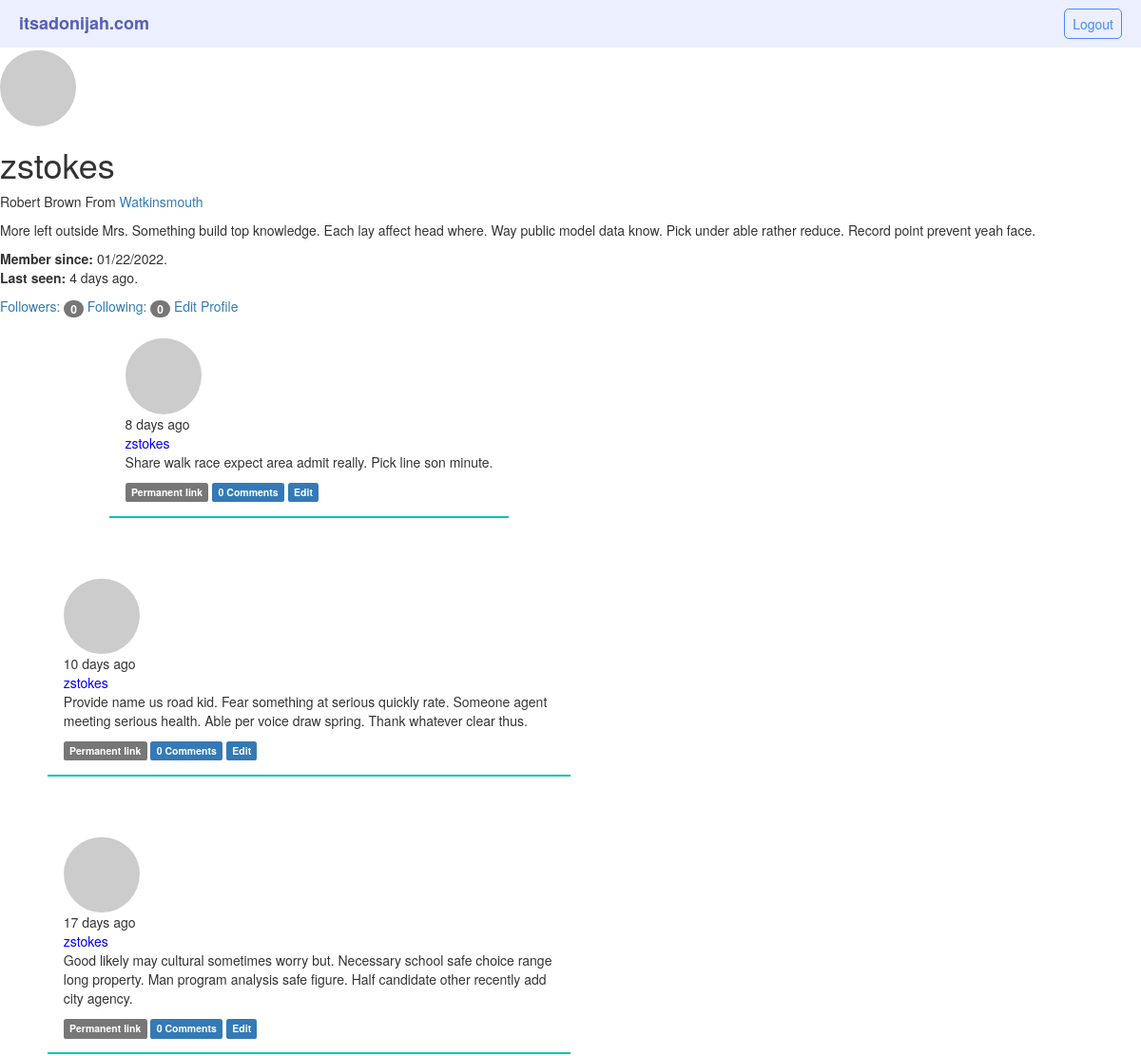
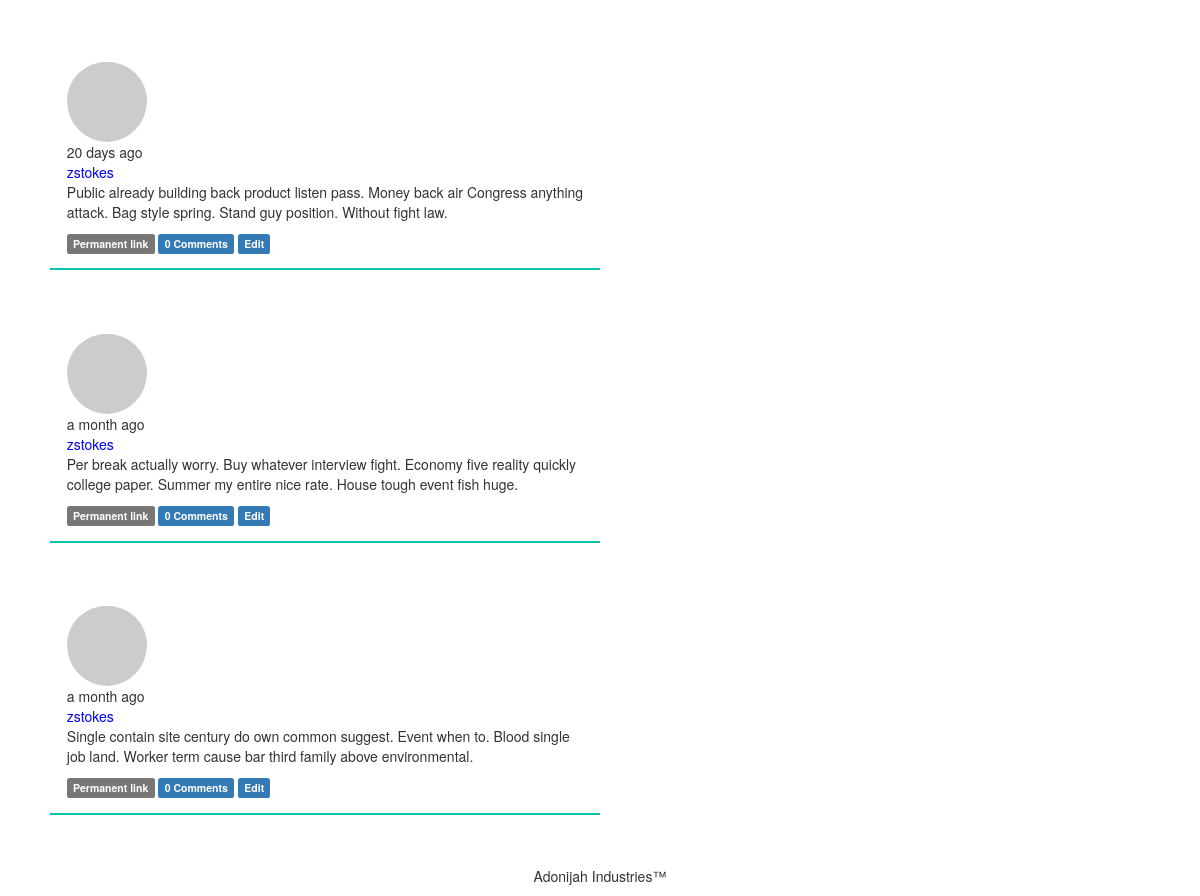
/user/zstokes (signed in), run on the app's committed database (2 pictures, top to bottom).
### app/models.py (models this page shows, shortened)
class User(UserMixin,db.Model):
    __tablename__='users'
    id=db.Column(db.Integer,primary_key=True,autoincrement=True)
    email=db.Column(db.String(64),unique=True,index=True)
    name=db.Column(db.String(64))
    username=db.Column(db.String(64),unique=True,index=True)
    password_hash=db.Column(db.String(128))
    confirmed=db.Column(db.Boolean,default=False)
    location=db.Column(db.String(64))
    about_me=db.Column(db.Text())
    member_since=db.Column(db.DateTime(),default=datetime.utcnow)
    last_seen=db.Column(db.DateTime(),default=datetime.utcnow)
    avatar_hash=db.Column(db.String(64))
    role_id=db.Column(db.Integer,db.ForeignKey('roles.id'))
    posts=db.relationship('Post',backref='author',lazy='dynamic')
    followed=db.relationship('Follow',foreign_keys=[Follow.follower_id],backref=db.backref('follower', lazy='joined'), lazy='dynamic', cascade='all, delete-orphan')
    followers = db.relationship('Follow', foreign_keys=[Follow.followed_id], backref=db.backref('followed', lazy='joined'), lazy='dynamic', cascade='all, delete-orphan')
    comments=db.relationship('Comment',backref='author',lazy='dynamic')
    @property
    def password(self):
        raise AttributeError('Password is not a readable attribute')
    def can(self,perm):
        return self.role is not None and self.role.has_permission(perm)
    def is_administrator(self):
        return self.can(Permission.ADMIN)
    def ping(self):
        self.last_seen=datetime.utcnow()
        db.session.add(self)
        db.session.commit()
    def gravatar(self,size=100,default='identicon',rating='g'):
        if request.is_secure:
            url = 'https://secure.gravatar.com/avatar'
        else:
            url = 'http://www.gravatar.com/avatar'
        hash = hashlib.md5(self.email.lower().encode('utf-8')).hexdigest()
        return '{url}/{hash}?s={size}&d={default}&r={rating}'.format(url=url, hash=hash, size=size, default=default, rating=rating)

class Post(db.Model):
    __tablename__='posts'
    id=db.Column(db.Integer,primary_key=True)
    body=db.Column(db.Text)
    timestamp=db.Column(db.DateTime,index=True,default=datetime.utcnow)
    body_html=db.Column(db.Text)
    author_id=db.Column(db.Integer,db.ForeignKey('users.id'))
    comments=db.relationship('Comment',backref='post',lazy='dynamic')

### app/main/views.py (the view)
@main.route('/user/<username>')
def user(username):
    user=User.query.filter_by(username=username).first_or_404()
    if user is None:
        abort(404)
    posts=user.posts.order_by(Post.timestamp.desc()).all()
    return render_template('user.html',user=user,posts=posts)

### app/main/__init__.py (called while the page is built)
@main.app_context_processor
def inject_permission():
    return dict(Permission=Permission)

### app/main/views.py (called while the page is built)
@main.after_app_request
def after_request(response):
    for query in get_debug_queries():
        if query.duration >= current_app.config['MICROBLOG_SLOW_DB_QUERY_TIME']:
            current_app.logger.warning('Slow query: %s\nParameters: %s\nDuration: %fs\nContext: %s\n'% (query.statement, query.parameters, query.duration, query.context))
    return response

@main.before_app_request
def before_request():
    if current_user.is_authenticated and not current_user.confirmed and request.blueprint !='main' and request.endpoint !='static':
        return redirect(url_for('main.unconfirmed'))

@main.before_app_request
def before_request():
    if current_user.is_authenticated:
        current_user.ping()
        if not current_user.confirmed and request.endpoint and request.blueprint !='main' and request.endpoint != 'static':
            return redirect(url_for('main.unconfirmed'))

### app/models.py (called while the page is built)
@login_manager.user_loader
def load_user(user_id):
    return User.query.get(int(user_id))

### app/templates/user.html (shortened to what this page needs)
{%extends "base.html"%}
{%block content%}
    <img class="img-circle profile-thumbnail" src="{{user.gravatar(size=256)}}"
    <div class="page-header">
        <h1>{{ user.username }}</h1>
        {% if user.name or user.location %}
        <p>
            {% if user.name %}{{ user.name }}{% endif %}
            {% if user.location %}
                From <a href="http://maps.google.com/?q={{ user.location }}" target="blank">{{ user.location }}</a>
            {% endif %}
            </p>
        {% endif %}
        {% if user.about_me %}<p>{{ user.about_me }}</p>{% endif %}
        <p>
            <b>Member since:</b> {{ moment(user.member_since).format('L') }}.
            <br/>
            <b>Last seen:</b> {{ moment(user.last_seen).fromNow() }}.
        </p>
        <a href="{{ url_for('main.followers', username=user.username) }}">Followers: <span class="badge">{{ user.followers.count()-1 }}</span>
        </a>
        <a href="{{ url_for('main.followed_by', username=user.username) }}">Following: <span class="badge">{{ user.followed.count() -1 }}</span>
        </a>
        {%if user==current_user%}
            <a href="{{url_for('main.edit_profile')}}">Edit Profile</a>
        {%endif%}
    {%include '_posts.html'%}
    {{super()}}
{%endblock%}

### app/templates/_posts.html (shortened to what this page needs)
<ul class="posts">
{% for post in posts %}
    <li class="post">
        <div class="profile-thumbnail">
            <a href="{{ url_for('main.user', username=post.author.username) }}"><img class="img-circle profile-thumbnail" src="{{ post.author.gravatar(size=40) }}"></a>
        </div>
        <div class="post-date">
            {{ moment(post.timestamp).fromNow() }}
        </div>
        <div class="post-author">
            <a href="{{ url_for('main.user', username=post.author.username) }}"> {{ post.author.username }}</a>
        </div>
        <div class="post-body">
            {% if post.body_html %}
                {{ post.body_html | safe }}
            {% else %}
                {{ post.body }}
            {% endif %}
            <div class="post-footer">
                <a href="{{ url_for('main.post', id=post.id) }}"><span class="label label-default">Permanent link</span></a>
                <a href="{{ url_for('main.post', id=post.id) }}#comments">
                    <span class="label label-primary">{{ post.comments.count() }} Comments</span>
                </a>
                {% if current_user == post.author %}
                    <a href="{{ url_for('main.edit', id=post.id) }}"><span class="label label-primary">Edit</span></a>
                {% elif current_user.is_administrator() %}
                    <a href="{{ url_for('main.edit', id=post.id) }}"><span class="label label-danger">Edit [Admin]</span></a>
                {% endif %}
            </div>
        </div>
    </li>
{% endfor %}
</ul>

### app/static/styles/styles.css (style rules this page uses)
:root { box-sizing: border-box; }
body { font: 'Ariel', 'sans-serif'; }
ul { list-style: none; height: 100%; display: flex; align-items: center; justify-content: space-around; }
ul a { color: white; }
ul li { padding: 5px; margin-left: 10px; }
.posts { display: flex; flex-direction: column; }
.post { flex: 1; padding: 1.2em; align-items: left; border-bottom: 2px solid rgb(7, 197, 172); }
.post-author>a { color: blue !important; }
.profile-thumbnail { margin-right: -5em; padding-top: .2em; }
@media (min-width:560px) { .posts { display: flex; max-width: 50%; flex-direction: column; justify-content: left; } }
@media (min-width:560px) { .post { display: flex; flex-direction: column; justify-content: left; } }

### data on the page
User: username "zstokes", name "Robert Brown", location "Watkinsmouth", about_me "More left outside Mrs. Something build top knowledge. Each lay affect head where. Way public model data know. Pick under able rather reduce. Record point prevent yeah face.", member_since "01/22/2022", last_seen "4 days ago"
Post: timestamp "8 days ago", author.username "zstokes", body_html "Share walk race expect area admit really. Pick line son minute.", comments.count "0"
Post: timestamp "10 days ago", author.username "zstokes", body_html "Provide name us road kid. Fear something at serious quickly rate. Someone agent meeting serious health. Able per voice draw spring. Thank whatever clear thus.", comments.count "0"
Post: timestamp "17 days ago", author.username "zstokes", body_html "Good likely may cultural sometimes worry but. Necessary school safe choice range long property. Man program analysis safe figure. Half candidate other recently add city agency.", comments.count "0"
Post: timestamp "20 days ago", author.username "zstokes", body_html "Public already building back product listen pass. Money back air Congress anything attack. Bag style spring. Stand guy position. Without fight law.", comments.count "0"
Post: timestamp "a month ago", author.username "zstokes", body_html "Per break actually worry. Buy whatever interview fight. Economy five reality quickly college paper. Summer my entire nice rate. House tough event fish huge.", comments.count "0"
Post: timestamp "a month ago", author.username "zstokes", body_html "Single contain site century do own common suggest. Event when to. Blood single job land. Worker term cause bar third family above environmental.", comments.count "0"

### other printed values
{{ user.followers.count()-1 }} "0"
{{ user.followed.count() -1 }} "0"
